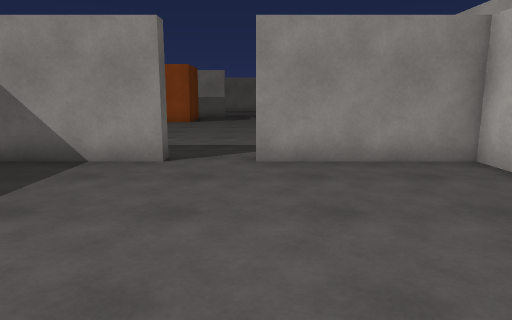
view 1 (above)

21 first-person views from a walk through a scene from a Unity 3-D project. The camera is 1.4 m above the floor, tilts 10° down and sees 70° across. The floor is counted in squares, 1 m on a side. Each view is taken from the middle of a square. On the plan, view 1 faces up. The plan holds only what a view shows up to about 16 squares ahead; the rest is blank. The place goes on beyond the plan. The player character is not drawn. Door leaves are left out, so doorways stand open. Surface patterns are stand-ins for the level's own textures.

view 2
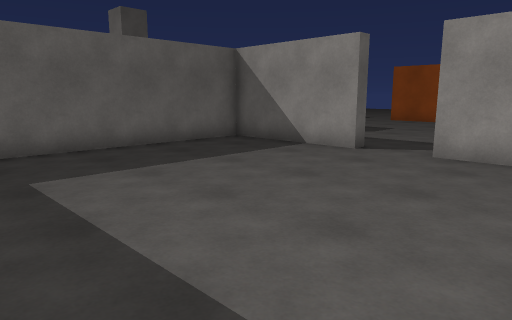

view 3
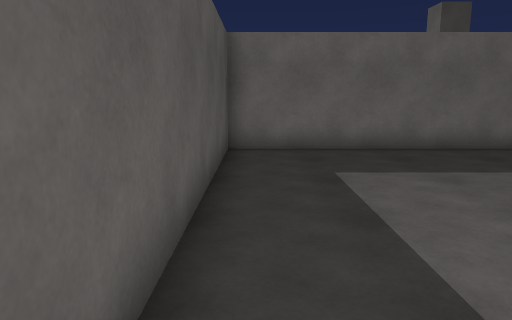

view 4
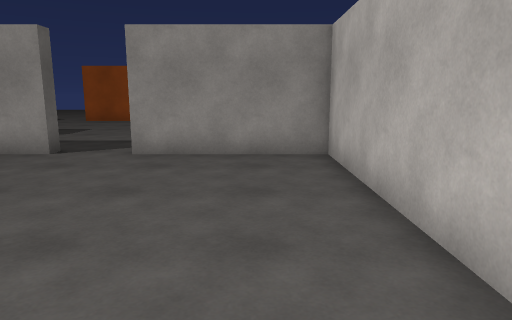

view 5
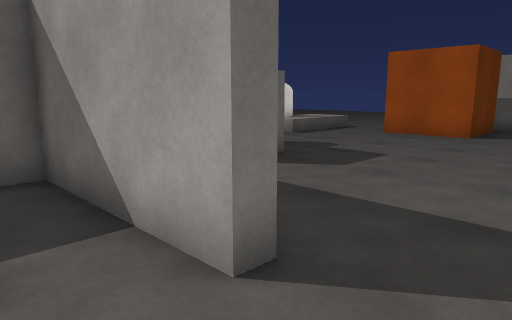

view 6
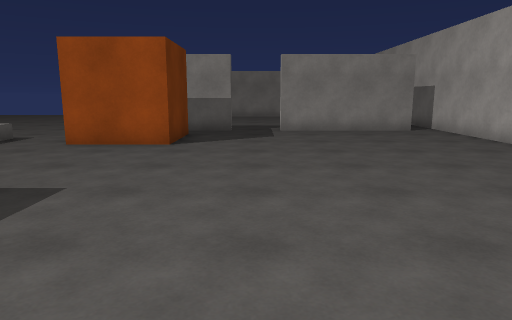

view 7
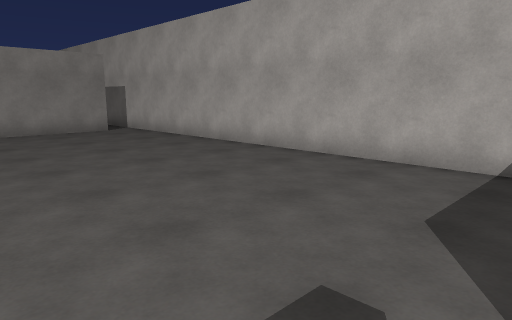

view 8
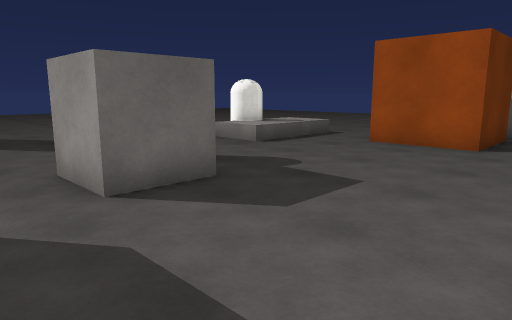

view 9
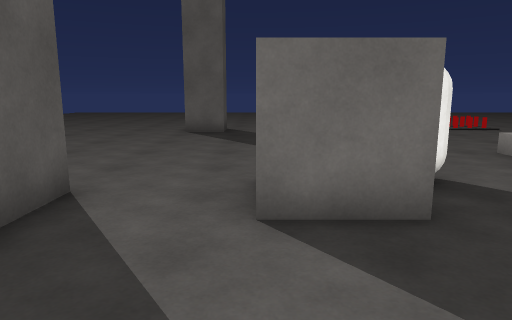

view 10
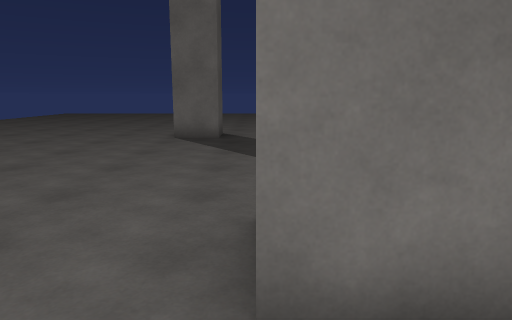

view 11
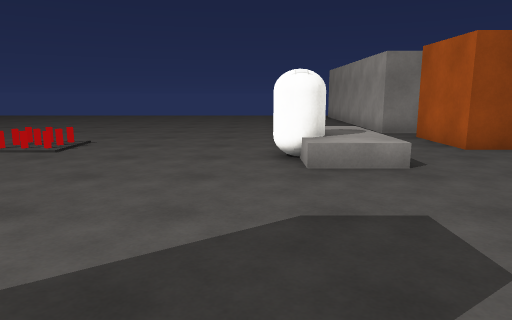

view 12
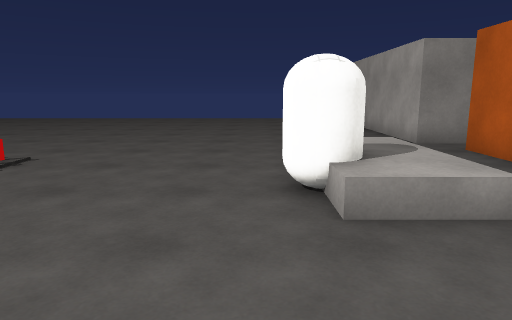

view 13
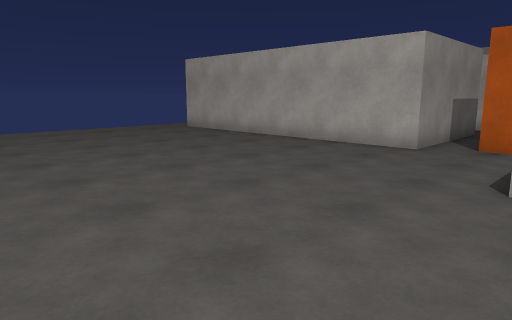

view 14
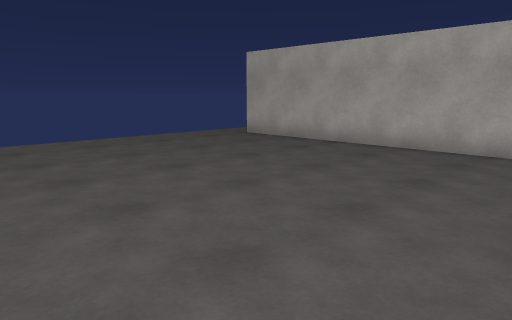

view 15
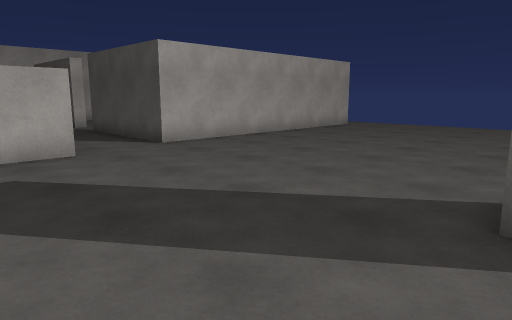

view 16
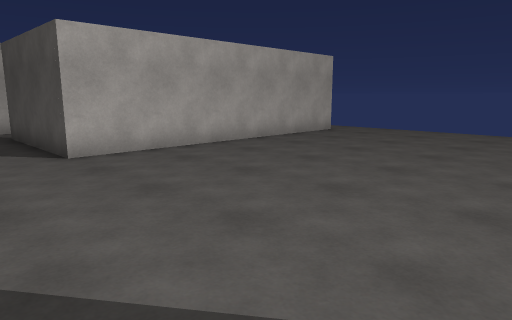

view 17
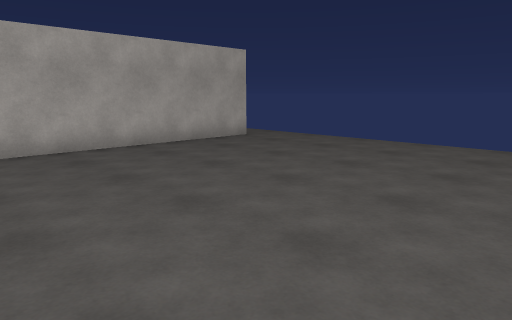

view 18
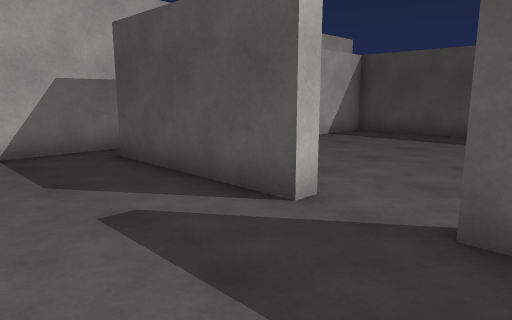

view 19
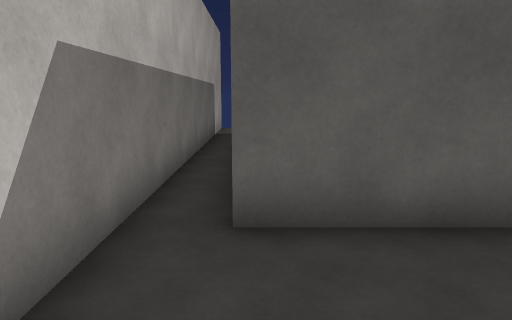

view 20
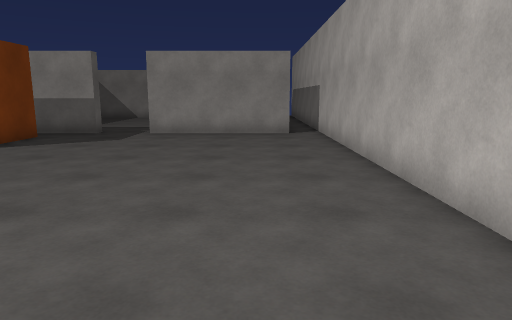

view 21
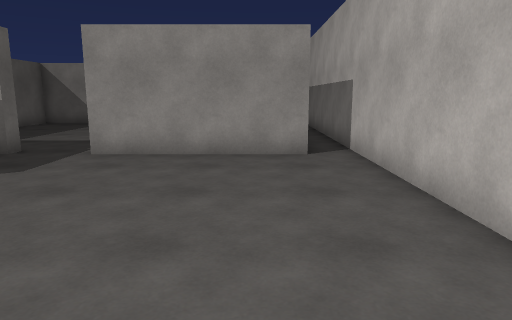

### Floor plan
Points are (right, up) in squares from view 1. A wall is a line through its corners. A room is listed if a view was taken in it or the views show most of it. See-through windows are left out.
Room 1 (views 1, 2, 3, 4, 5)
walls: (-2, 7.8) (-6.7, 7.8) (-6.7, -1.7) (4.8, -1.7) (4.8, 7.8) (0, 7.8)
ways out: open door at (-1, 8) to room 2
Room 2 (views 6, 7, 8, 9, 10, 11, 12, 13, 14, 15, 16, 17, 18, 19, 20, 21)
walls: (-2, 23.7) (-7.3, 23.7) (-7.3, 34.3); (0, 8.2) (5.2, 8.2); (-17.5, 9.8) (-16.2, 9.8) (-16.2, 8.2); (5.4, 23.7) (0, 23.7); (-7.3, -2.4) (-7.3, 8.2) (-2, 8.2); (6.5, -2.5) (6.5, 31.4)
ways out: open door at (-1, 8) to room 1; opening at (-7, -3); opening at (6, -3); open door at (-1, 24)
objects: other object (-11, 18) to (-11, 19); other object (-8, 11) to (-6, 13); other object (-8, 13) to (-8, 14); other object (-6, 20) to (-4, 22)

Positions as (right, up) in squares from view 1, and headings:
1: (0, 0), facing up
2: (3, -1), facing up-left
3: (3, -1), facing left
4: (3, -1), facing up
5: (0, 6), facing up-left
6: (-1, 9), facing up
7: (-1, 9), facing up-right
8: (-1, 9), facing up-left
9: (-2, 11), facing left
10: (-4, 11), facing left
11: (-12, 10), facing up
12: (-12, 13), facing up
13: (-17, 20), facing up-right
14: (-17, 24), facing up-right
15: (-17, 14), facing down-right
16: (-16, 11), facing down-right
17: (-17, 7), facing down-right
18: (-3, 12), facing down-right
19: (5, 12), facing down
20: (4, 10), facing up
21: (4, 15), facing up
